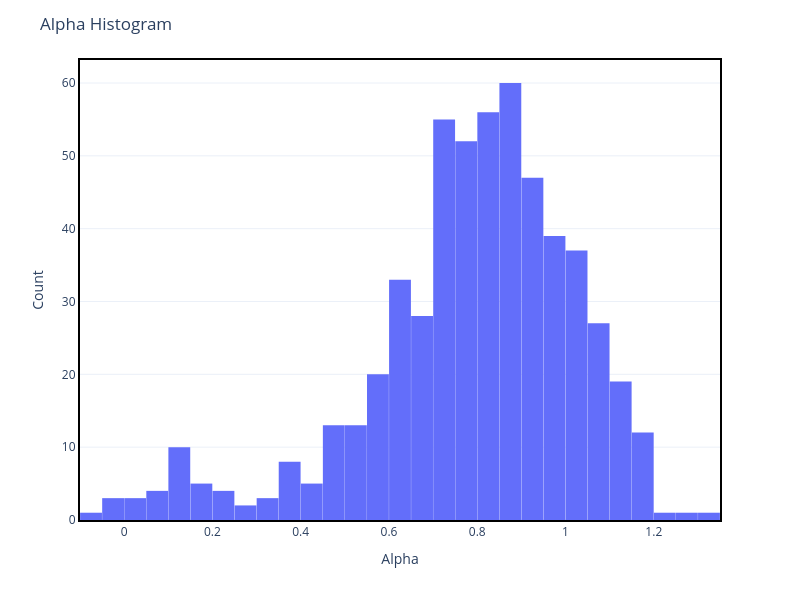
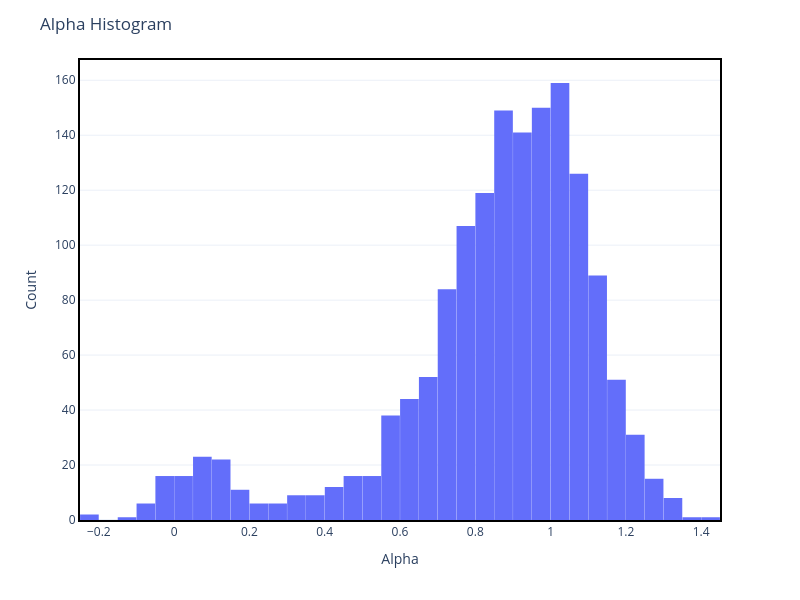
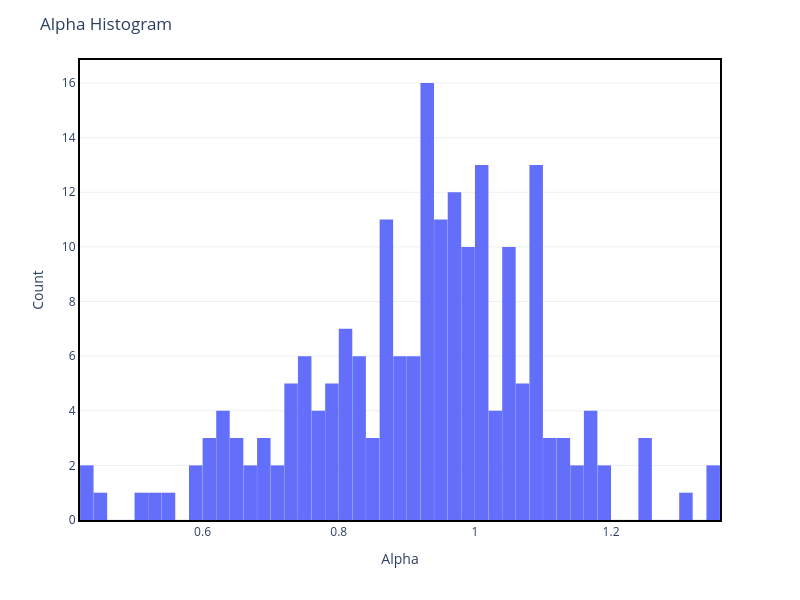

These figures' notebook cell, in order:
### Markdown cell above
### Plot histogram of alpha values

### Code cell
reload_modules()

laf.plotly_plot_alpha_hist(df_in)
laf.plotly_plot_alpha_hist(df_out)
laf.plotly_plot_alpha_hist(df_cross)

### Figure 1 — Plotly figure (JSON) as saved in the notebook; plotly's stock layout.template omitted (floating-point values rounded to 4 significant figures; data arrays with more than 128 entries replaced by an {"elided": "..."} marker saying what was removed)
{"data": [{"bingroup": "x", "hovertemplate": "x=%{x}<br>count=%{y}<extra></extra>", "legendgroup": "", "marker": {"color": "#636efa", "pattern": {"shape": ""}}, "name": "", "nbinsx": 50, "orientation": "v", "showlegend": false, "type": "histogram", "x": {"elided": "562 float values"}, "xaxis": "x", "yaxis": "y"}], "layout": {"bargap": 0.01, "barmode": "relative", "height": 600, "legend": {"tracegroupgap": 0}, "margin": {"t": 60}, "showlegend": false, "title": {"text": "Alpha Histogram"}, "width": 800, "xaxis": {"anchor": "y", "domain": [0, 1], "linecolor": "black", "linewidth": 2, "mirror": true, "showline": true, "title": {"text": "Alpha"}}, "yaxis": {"anchor": "x", "domain": [0, 1], "linecolor": "black", "linewidth": 2, "mirror": true, "showline": true, "title": {"text": "Count"}}}}

### Figure 2 — Plotly figure (JSON) as saved in the notebook; plotly's stock layout.template omitted (floating-point values rounded to 4 significant figures; data arrays with more than 128 entries replaced by an {"elided": "..."} marker saying what was removed)
{"data": [{"bingroup": "x", "hovertemplate": "x=%{x}<br>count=%{y}<extra></extra>", "legendgroup": "", "marker": {"color": "#636efa", "pattern": {"shape": ""}}, "name": "", "nbinsx": 50, "orientation": "v", "showlegend": false, "type": "histogram", "x": {"elided": "1536 float values"}, "xaxis": "x", "yaxis": "y"}], "layout": {"bargap": 0.01, "barmode": "relative", "height": 600, "legend": {"tracegroupgap": 0}, "margin": {"t": 60}, "showlegend": false, "title": {"text": "Alpha Histogram"}, "width": 800, "xaxis": {"anchor": "y", "domain": [0, 1], "linecolor": "black", "linewidth": 2, "mirror": true, "showline": true, "title": {"text": "Alpha"}}, "yaxis": {"anchor": "x", "domain": [0, 1], "linecolor": "black", "linewidth": 2, "mirror": true, "showline": true, "title": {"text": "Count"}}}}

### Figure 3 — Plotly figure (JSON) as saved in the notebook; plotly's stock layout.template omitted (floating-point values rounded to 4 significant figures; data arrays with more than 128 entries replaced by an {"elided": "..."} marker saying what was removed)
{"data": [{"bingroup": "x", "hovertemplate": "x=%{x}<br>count=%{y}<extra></extra>", "legendgroup": "", "marker": {"color": "#636efa", "pattern": {"shape": ""}}, "name": "", "nbinsx": 50, "orientation": "v", "showlegend": false, "type": "histogram", "x": {"elided": "198 float values"}, "xaxis": "x", "yaxis": "y"}], "layout": {"bargap": 0.01, "barmode": "relative", "height": 600, "legend": {"tracegroupgap": 0}, "margin": {"t": 60}, "showlegend": false, "title": {"text": "Alpha Histogram"}, "width": 800, "xaxis": {"anchor": "y", "domain": [0, 1], "linecolor": "black", "linewidth": 2, "mirror": true, "showline": true, "title": {"text": "Alpha"}}, "yaxis": {"anchor": "x", "domain": [0, 1], "linecolor": "black", "linewidth": 2, "mirror": true, "showline": true, "title": {"text": "Count"}}}}
